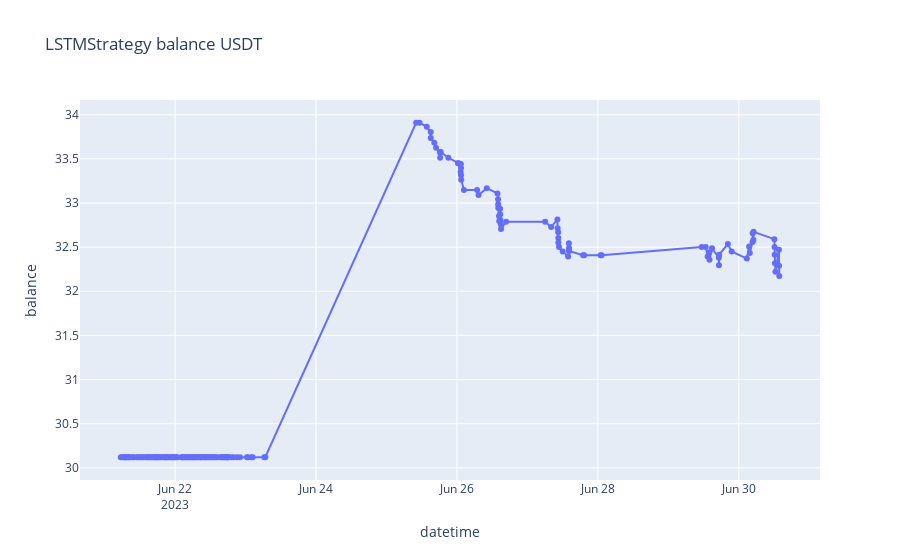

This figure's notebook cell:
### Markdown cell above
## Balance plot

### Code cell
import plotly.express as px

def get_balance(strategy: str):
    """ Read balance history from data"""
    
    data_dir=f"../data"
    env_dir="yandex-cloud" if mode == "yc" else "dev"
    account_dir=f"{data_dir}/{env_dir}/{strategy}/account"
    #file_path = sorted([f for f in os.listdir(account_dir) if f.endswith(f"{symbol}_{name}.csv")])[-1]
    files = sorted([f for f in os.listdir(account_dir) if f.endswith(f".csv")])
    df = pd.concat([pd.read_csv(f"{account_dir}/{f}", parse_dates=True, index_col="time") for f in files]).sort_index()
    df["datetime"] = df.index
    return df

balance = get_balance(strategy)
px.line(balance, "datetime", "balance", title=f"{strategy} balance USDT").update_traces(mode='lines+markers').show()

### Figure 1 — Plotly figure (JSON) as saved in the notebook; plotly's stock layout.template omitted (floating-point values rounded to 4 significant figures; data arrays with more than 128 entries replaced by an {"elided": "..."} marker saying what was removed)
{"data": [{"hovertemplate": "datetime=%{x}<br>balance=%{y}<extra></extra>", "legendgroup": "", "line": {"color": "#636efa", "dash": "solid"}, "marker": {"symbol": "circle"}, "mode": "lines+markers", "name": "", "orientation": "v", "showlegend": false, "type": "scatter", "x": {"elided": "175 str values"}, "xaxis": "x", "y": {"elided": "175 float values"}, "yaxis": "y"}], "layout": {"legend": {"tracegroupgap": 0}, "title": {"text": "LSTMStrategy balance USDT"}, "xaxis": {"anchor": "y", "domain": [0, 1], "title": {"text": "datetime"}}, "yaxis": {"anchor": "x", "domain": [0, 1], "title": {"text": "balance"}}}}
